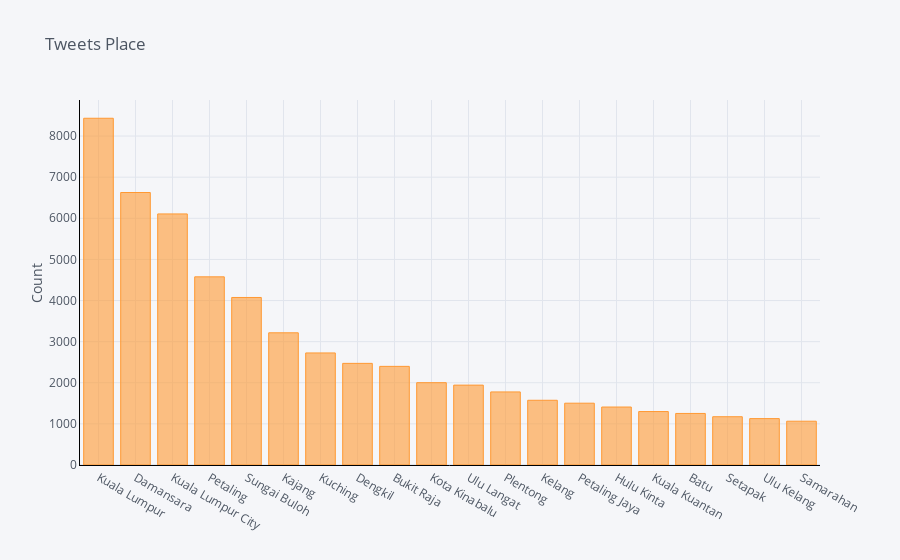

The cell this chart's notebook holds for it:
### Markdown cell above
And voila!! It's during lunch time or at the end of lunch break!! Highest not of tweets were generated around 2.00pm. This is a surprise for me. Maybe they tweeting about food. Nope! I didn't see any food related words in the previous analyses. I think when your tummy is happy so is your tweet!

After lunch break. the number of tweets seems to go down and pick up again after dinner. Yes, Malaysian normally have dinner around 8.00- 9.00 pm. There goes my diet!

Next in line is to plot number of tweets generated by places. In this plot, I took the top 20 places that have highest number of tweets.

### Code cell
data.groupby('Place').count()['Text'].sort_values(ascending=False)[:20].iplot(kind='bar', yTitle='Count', linecolor='black', title='Tweets Place')

### Figure 1 — Plotly figure (JSON) as saved in the notebook; plotly's stock layout.template omitted (floating-point values rounded to 4 significant figures)
{"data": [{"marker": {"color": "rgba(255, 153, 51, 0.6)", "line": {"color": "rgba(255, 153, 51, 1.0)", "width": 1}}, "name": "Text", "orientation": "v", "text": "", "type": "bar", "x": ["Kuala Lumpur", "Damansara", "Kuala Lumpur City", "Petaling", "Sungai Buloh", "Kajang", "Kuching", "Dengkil", "Bukit Raja", "Kota Kinabalu", "Ulu Langat", "Plentong", "Kelang", "Petaling Jaya", "Hulu Kinta", "Kuala Kuantan", "Batu", "Setapak", "Ulu Kelang", "Samarahan"], "y": [8433, 6627, 6106, 4576, 4074, 3215, 2725, 2472, 2399, 2002, 1943, 1777, 1574, 1503, 1410, 1300, 1254, 1174, 1128, 1065]}], "layout": {"legend": {"bgcolor": "#F5F6F9", "font": {"color": "#4D5663"}}, "paper_bgcolor": "#F5F6F9", "plot_bgcolor": "#F5F6F9", "title": {"font": {"color": "#4D5663"}, "text": "Tweets Place"}, "xaxis": {"gridcolor": "#E1E5ED", "linecolor": "black", "showgrid": true, "tickfont": {"color": "#4D5663"}, "title": {"font": {"color": "#4D5663"}, "text": ""}, "zerolinecolor": "#E1E5ED"}, "yaxis": {"gridcolor": "#E1E5ED", "linecolor": "black", "showgrid": true, "tickfont": {"color": "#4D5663"}, "title": {"font": {"color": "#4D5663"}, "text": "Count"}, "zerolinecolor": "#E1E5ED"}}}
